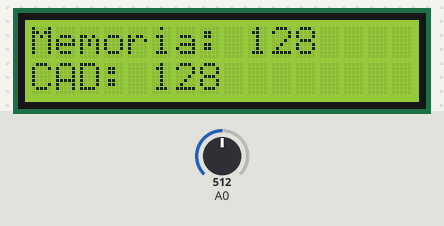
A sketch run on a simulated Arduino Uno, built with avr-gcc and run on an emulated ATmega328P. Parts: 16×2 character LCD. Inputs (shaded band) come from the test bench; at power-on: A0 = 512. EEPROM starts erased.

Above: at 1.2 s.
1.3 s: A0 set to 716
At 1.9 s:
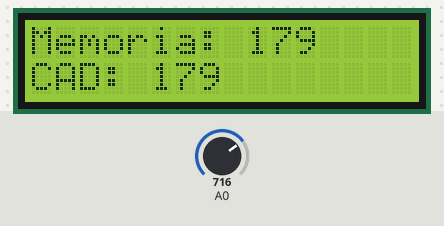
4.3 s: A0 set to 900
At 5.0 s:
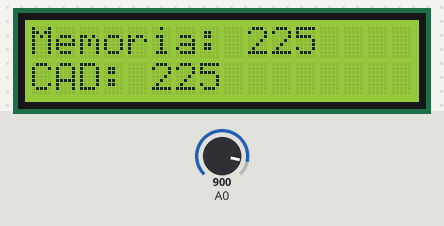
6.1 s: A0 set to 1023
At 6.5 s:
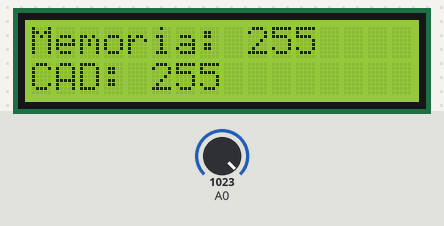
Timing chart, 0 to 9.1 s (numbered marks = the images above; inputs shaded):
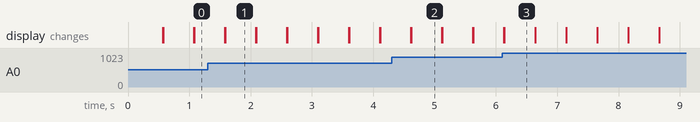

Measured:
- after the input at 1.3 s, the display: first differs from a run without the input after 0.28 s (image 1)
- after the input at 4.3 s, the display: first differs from a run without the input after 0.32 s (image 2)
- after the input at 6.1 s, the display: first differs from a run without the input at once (image 3)
- what the display in image 1 shows lasts 0.5 s, from 1.6 s to 2.1 s

The sketch:

FarinangoRafael_SIMULACION5.1_SE.ino
```cpp
/*
 *CAPITULO V: FUNCIONES ESPECIFICAS
 *CODIGO 19: LECTURA Y ESCRITURA DE DATOS EN LA MEMRIA EEPROM
 *OBJETIVO: ALMACENAR UN VALOR DEL NUESTRA ENTRADA ANALOGICA SISE ENCUENTRA DENTRO DE UN RANGO ESTABLECIDO
 *NOMBRE: RAFAEL FARINANGO
 *FUNCIONES:  EEPROM.write(dir,valor);
 *            EEPROM.read(dir);
 *            EEPROM.update(dir,valor); actualiza el valor, si ya tiene valor no hace cambios
 */

#include <EEPROM.h>
#include <LiquidCrystal.h>

LiquidCrystal lcd(13,12,11,10,9,8);
int i = 0;
int valor_cad;
int val_max;
int val_min;


void setup() {
  lcd.begin(16,2);
  valor_cad = EEPROM.read(0);     //lee valor en esa posicion
  val_max = valor_cad + 5;      //rango de error max
  val_min = valor_cad - 5;      //rango error min
}

void loop() {
  if((analogRead(A0)/4) > val_max || (analogRead(A0)/4) < val_min){
    valor_cad = analogRead(A0)/4;
    EEPROM.write(0,valor_cad);        // escibe datos en la memoria
    val_max = valor_cad + 5;
    val_min = valor_cad - 5;
  }
  lcd.setCursor(0,0);
  lcd.print(String("Memoria: ")+String(valor_cad));
  lcd.setCursor(0,1);
  lcd.print(String("CAD: ")+String(analogRead(A0)/4));
  delay(500);
  lcd.clear();
}
```
